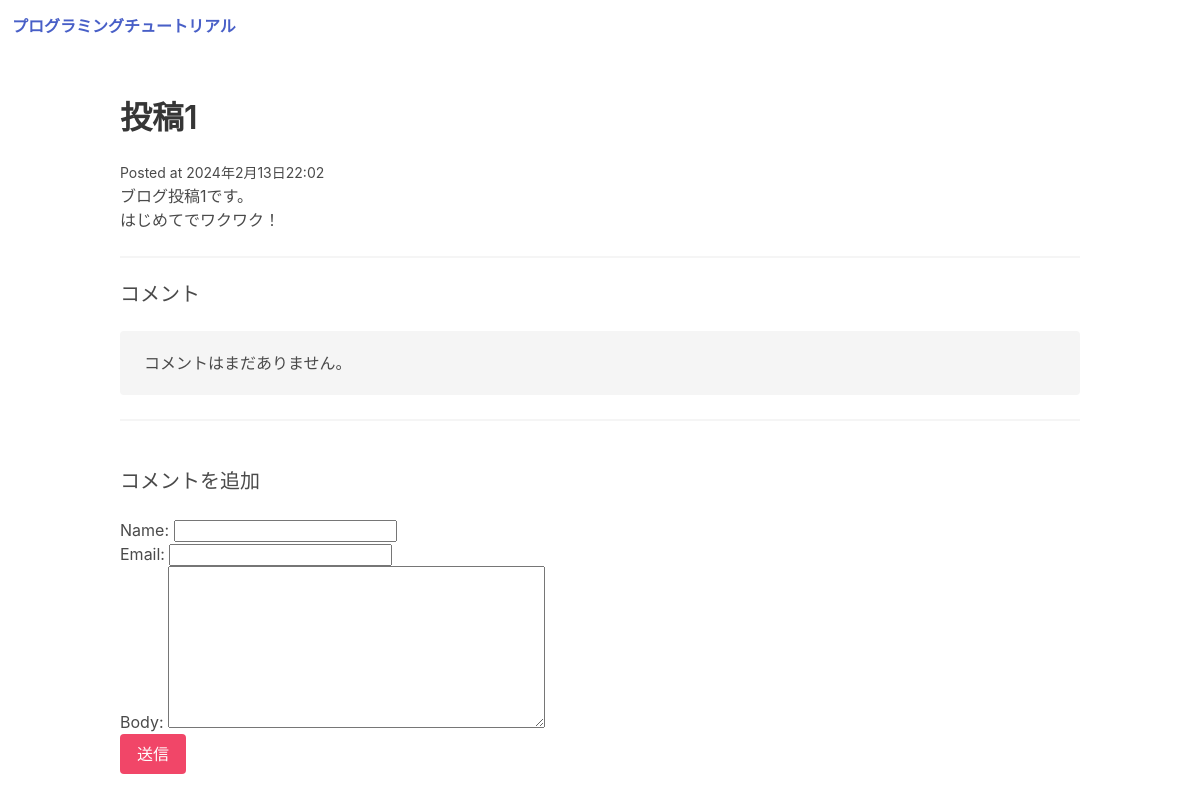
The app's page /post1/, older data.
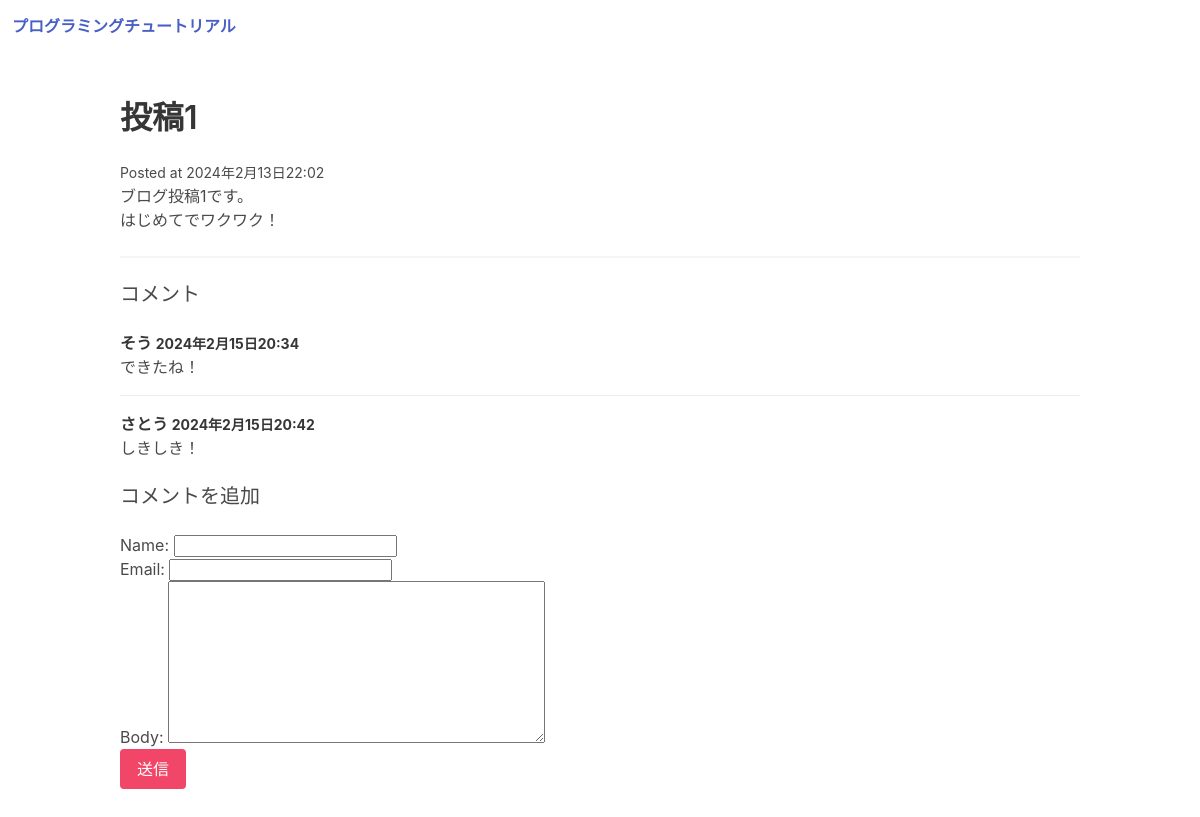
The same page, newer data.
### blog/models.py (models this page shows)
class Post(models.Model):
    title = models.CharField(max_length=255)
    slug = models.SlugField()
    intro = models.TextField()
    body = models.TextField()
    posted_date = models.DateTimeField(auto_now_add=True)

class Comment(models.Model):
    post = models.ForeignKey(Post, related_name="comments", on_delete=models.CASCADE)
    name = models.CharField(max_length=255)
    email = models.EmailField()
    body = models.TextField()
    posted_date = models.DateTimeField(auto_now_add=True)

### blog/views.py (the view)
# urls.py: path("<slug:slug>/", post_detail, name="post_detail")
def post_detail(request, slug):
    post = Post.objects.get(slug=slug)
    if request.method == "POST":
        form = CommentForm(request.POST)
        if form.is_valid():
            comment = form.save(commit=False)
            comment.post = post
            comment.save()
            return redirect("post_detail", slug=post.slug)
    else:
        form = CommentForm()
    return render(request, "blog/post_detail.html", {"post": post, "form": form})

### blog/forms.py
class CommentForm(forms.ModelForm):
    class Meta:
        model = Comment
        fields = ["name", "email", "body"]

### blog/templates/blog/post_detail.html (shortened to what this page needs)
{% extends "blog/base.html" %} {% block content %}
<h1 class="title">{{ post.title }}</h2>
<small>Posted at {{ post.posted_date }}</small>
<p>{{ post.intro }}</p>
<p>{{ post.body }}</p>
<hr />
<h2 class="subtitle">コメント</h2>
{% for comment in post.comments.all %}
<article class="media">
    <div class="media-content">
        <div class="content">
            <p>
                <strong>
                    {{ comment.name }}
                    <small>{{ comment.posted_date }}</small>
                </strong>
                <br />
                {{ comment.body }}
            </p>
        </div>
    </div>
</article>
{% empty %}
<div class="notification">
    <p>コメントはまだありません。</p>
</div>
<hr>
{% endfor %}
<br />
<h2 class="subtitle">コメントを追加</h2>
<form action="." method="post">
    {{ form.as_p }}
    <div class="field">
        <div class="control">
            <button class="button is-danger">送信</button>
        </div>
    </div>
{% endblock %}

### blog/templates/blog/base.html (shortened to what this page needs)
<!DOCTYPE html>
<html lang="ja">
<head>
    <link rel="stylesheet" href="https://cdn.jsdelivr.net/npm/bulma@0.9.4/css/bulma.min.css">
</head>
<body>
    <nav class="" navbar is-danger>
        <div class="navbar-brand">
            <a href="/" class="navbar-item">
                <strong>プログラミングチュートリアル</strong>
            </a>
        </div>
    </nav>
    <section class="section">
        <div class="container">
            {% block content %}{% endblock %}
        </div>
    </section>
</body>
</html>

Row changes from the older to the newer data that the page shows:
added Comment: name "そう", posted_date "2024年2月15日20:34", body "できたね！"
added Comment: name "さとう", posted_date "2024年2月15日20:42", body "しきしき！"
Text that changed along with them:
text no longer shown: "コメントはまだありません。"
